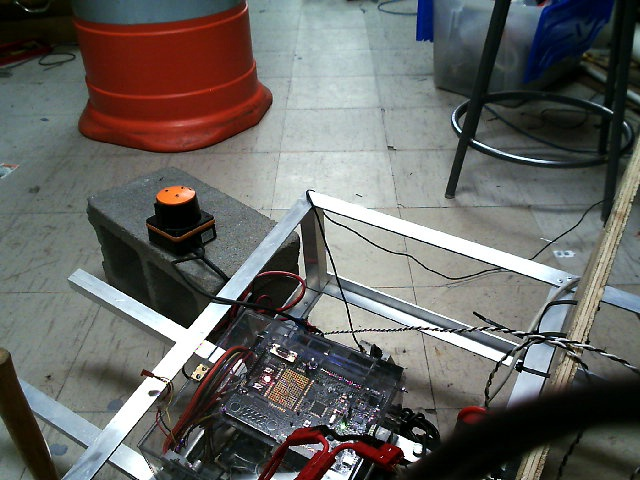
#> input picture images/tiles2.jpg, 640 x 480 px
$ python test_transform.py   (Python 2 division)   (older library calls are emulated)
#> lines starting #> are read from the running program, lines starting #| are printed output that depends on the picture
import cv, cv2
import sys

import numpy as np

srcArr = [-1]*8
point_index = 0

def transformAndDispImage(img, srcArr):
    srcPoints = np.array(srcArr, np.float32).reshape(-1, 2)

    mid_x = 300
    inc_x = 30
    mid_y = 400
    inc_y = 30
    dstPoints = np.array([mid_x - inc_x, mid_y + inc_y,\
                          mid_x + inc_x, mid_y + inc_y,\
                          mid_x + inc_x, mid_y - inc_y,\
                          mid_x - inc_x, mid_y - inc_y], np.float32).reshape(-1, 2)

    homoMat = cv2.findHomography(srcPoints, dstPoints)[0]

    res = cv2.warpPerspective(img, homoMat, (600,600))
    cv2.namedWindow('Warped_Image')
    cv2.imshow('Warped_Image', res)


def mouseEvent(event, x, y, flags, param):
    global point_index

    if event == 1 and point_index < 4:
        print point_index, ":", x, y

        srcArr[point_index*2] = x
        srcArr[point_index*2 + 1] = y
        point_index += 1

        if point_index == 4:
            transformAndDispImage(img, srcArr)


img = cv2.imread("images/tiles2.jpg", cv2.CV_LOAD_IMAGE_COLOR)
#> img is the input picture: shape (480, 640, 3); mean B, G, R 97.6, 100.5, 101.2

# cv2.setMouseCallback("Captured_Image", mouseEvent, 1);

srcPoints = [271,208,398,208,389,151,279,151]
transformAndDispImage(img, srcPoints);
#> in transformAndDispImage, `res = cv2.warpPerspective(img, homoMat, (600,600))`:
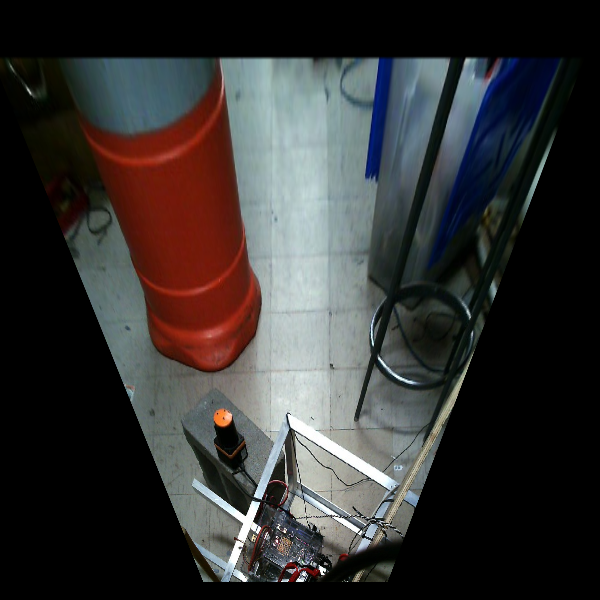
#> res: shape (600, 600, 3); mean B, G, R 50.6, 51.3, 52.6

cv2.namedWindow('Captured_Image')
cv2.imshow('Captured_Image', img)

cv2.waitKey(0)
cv2.destroyAllWindows()

$ run again, with images/TESTIMAGE.jpg copied over images/tiles2.jpg
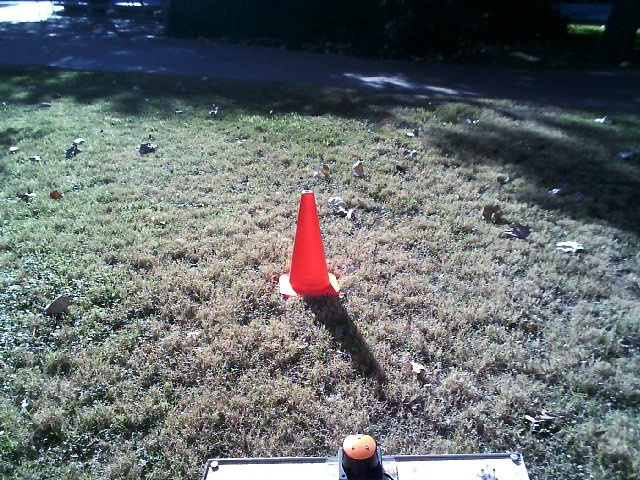
#> input picture images/TESTIMAGE.jpg, 640 x 480 px
#> img is the input picture: shape (480, 640, 3); mean B, G, R 109.5, 108.2, 101.9
#> in transformAndDispImage, `res = cv2.warpPerspective(img, homoMat, (600,600))`:
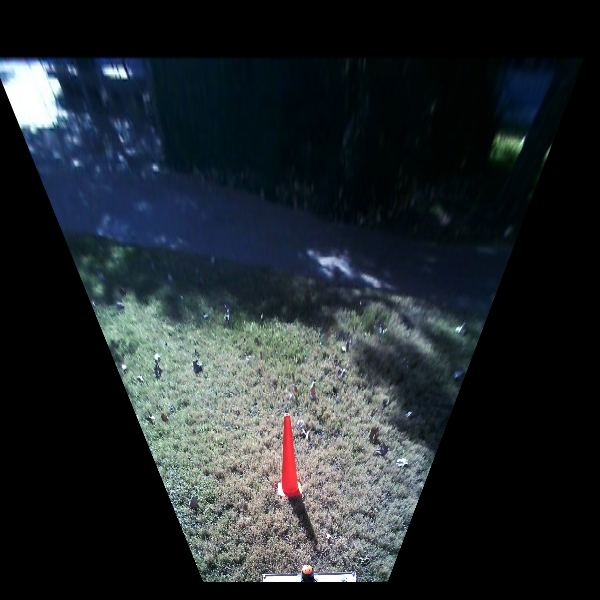
#> res: shape (600, 600, 3); mean B, G, R 43.7, 40, 33.8
